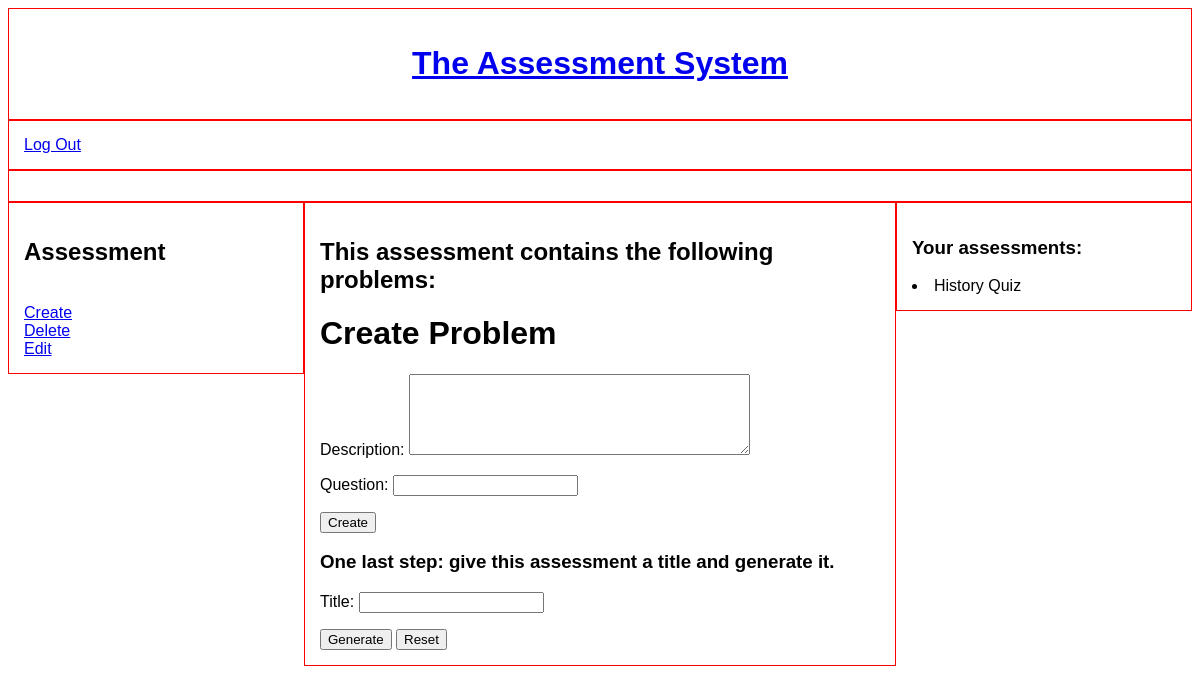
/create-assessment/ (signed in), run on an earlier commit of the app's database.
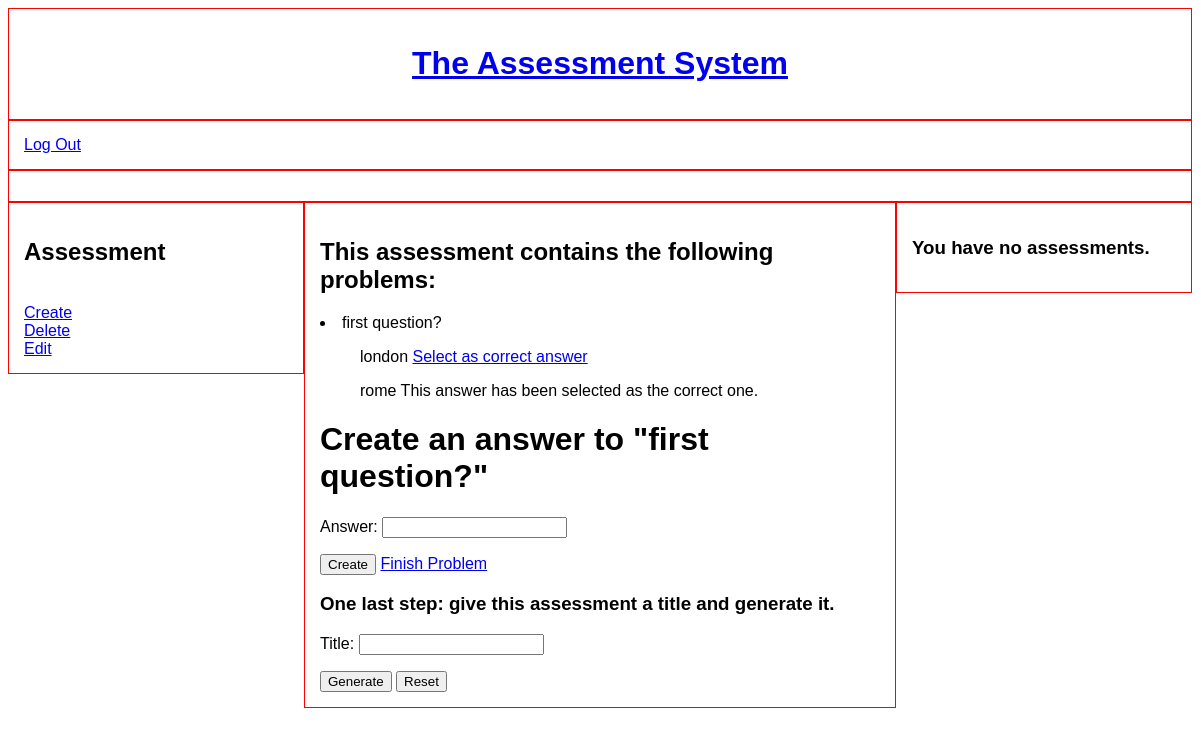
And on a later commit of the database.
### assessment/models.py (models this page shows)
class Assessment(models.Model):
    creator = models.ForeignKey(settings.AUTH_USER_MODEL, on_delete=models.CASCADE, editable=False)
    title = models.CharField(max_length=100, blank=True)
    def __str__(self):
        return f'{self.title}'

class Problem(models.Model):
    creator = models.ForeignKey(settings.AUTH_USER_MODEL, on_delete=models.CASCADE, editable=False)
    assessment = models.ForeignKey(Assessment, on_delete=models.CASCADE)
    description = models.TextField(blank=True)
    question = models.CharField(max_length=255, blank=False)
    is_finished = models.BooleanField(default=False)
    def __str__(self):
        return self.question

class Answer(models.Model):
    creator = models.ForeignKey(settings.AUTH_USER_MODEL, on_delete=models.CASCADE, editable=False)
    answer = models.CharField(max_length=255)
    question = models.ForeignKey(Problem, on_delete=models.CASCADE)
    is_correct_answer = models.BooleanField(default=False)
    def __str__(self):
        return self.answer

### assessment/views.py (the view, shortened to what this page needs)
# urls.py: path('create-assessment/', views.create_assessment, name='create-assessment'),
def create_assessment(request):
    user_id = request.user.id
    current_user = User.objects.get(id=user_id)
    create_problem_form = CreateProblemForm()
    create_assessment_form = CreateAssessmentForm()
    create_answer_form = CreateAnswerForm()
    first_access_temporary_assessment = Assessment.objects.filter(title='')
    if not first_access_temporary_assessment:
        temporary_assessment = Assessment.objects.create(
            creator=current_user
        )
        temporary_assessment.save()
        Problem.objects.all().delete()
    temporary_assessment = Assessment.objects.get(title='')
    assessment_problems = Problem.objects.filter(creator=current_user, assessment=temporary_assessment)
    problem_to_be_answered = assessment_problems.exclude(is_finished=True).last()
    print(problem_to_be_answered)
    problem_finished = None
    problem_answers = None
    if assessment_problems and not problem_to_be_answered:
        problem_to_be_answered = None
    elif assessment_problems and problem_to_be_answered:
        problem_to_be_answered = assessment_problems.last()
    problems_and_answers = {}
    for problem in assessment_problems:
        problem_answers_list = []
        problem_answers_queryset = Answer.objects.filter(creator=current_user, question=problem)
        for problem_answer_object in problem_answers_queryset:
            problem_answers_list.append(problem_answer_object)
        problems_and_answers.update({problem: problem_answers_list})
    if request.method == 'POST' and 'reset-assessment' in request.POST:
        Problem.objects.filter(assessment=temporary_assessment).delete()
    if request.method == 'POST' and \
            temporary_assessment.title == '' and \
            'create-assessment' in request.POST:
        create_assessment_form = CreateAssessmentForm()
        messages.error(request, 'You have to give your assessment a title before generating it.')
    assessment_problems = Problem.objects.filter(creator=current_user, assessment=temporary_assessment)
    user_assessments = Assessment.objects.filter(creator=current_user).exclude(title='')
    template_name = 'create_assessment.html'
    context = {
        'create_assessment_form': create_assessment_form,
        'create_problem_form': create_problem_form,
        'create_answer_form': create_answer_form,
        'assessment_problems': assessment_problems,
        'user_assessments': user_assessments,
        'problem_answers': problem_answers,
        'problem_to_be_answered': problem_to_be_answered,
        'problems_and_answers': problems_and_answers,
    }
    return render(request, template_name, context)

### assessment/forms.py
class CreateAssessmentForm(ModelForm):
    class Meta:
        model = Assessment
        fields = [
            'title'
        ]

class CreateProblemForm(ModelForm):
    class Meta:
        model = Problem
        fields = [
            'description',
            'question'
        ]
        widgets = {
            'description': forms.Textarea(attrs={'rows': 5})
        }

### assessment/templates/assessment/create_assessment.html (shortened to what this page needs)
{% extends 'home.html' %}
{% block main-content-teacher %}
<h2>This assessment contains the following problems:</h2>
{% for problem, answers in problems_and_answers.items %}
<li>{{ problem }}</li>
{% for answer in answers %}
<ul>
    {{ answer }}
    {% if answer.is_correct_answer == True %}
    This answer has been selected as the correct one.
    {% else %}
    <a href="{% url 'set-correct-answer' answer.id %}">Select as correct answer</a>
    {% endif %}
</ul>
{% endfor %}
{% endfor %}
{% if problem_to_be_answered == None %}
<h1>Create Problem</h1>
<form action="{% url 'create-assessment' %}" method="post">
    {{ create_problem_form.as_p }}
    <input type="submit" value="Create" name="create-problem">
</form>
{% else %}
<h1>Create an answer to "{{ problem_to_be_answered }}"</h1>
<form action="{% url 'create-assessment' %}" method="post">
    {{ create_answer_form.as_p }}
    <input type="submit" value="Create" name="create-answer">
    <a href="{% url 'finish-problem' problem_id=problem_to_be_answered.id  from_view='create-assessment' %}">Finish Problem</a>
</form>
{% endif %}
<h3>One last step: give this assessment a title and generate it.</h3>
<form action="{% url 'create-assessment' %}" method="post">
    {{ create_assessment_form.as_p }}
    <input type="submit" value="Generate" name="create-assessment">
    <input type="submit" value="Reset" name="reset-assessment">
</form>
{% endblock %}

### core/templates/core/home.html (shortened to what this page needs)
{% extends 'base.html' %}
{% block content %}
<div class="col-12" id="logo">
    <h1><a href="{% url 'home' %}">The Assessment System</a></h1>
</div>
<div class="col-12" id="navbar">
    {% if not user.is_authenticated %}
    <a href="{% url 'login' %}">Log In</a>
    <a href="{% url 'signup' %}">Sign Up</a>
    {% else %}
    <a href="{% url 'logout' %}">Log Out</a>
    {% endif %}
</div>
<div class="col-12" id="messages">
</div>
{% if user.role == 'Teacher' %}
<div class="col-3" id="left-side-teacher">
    <h2>Assessment</h2>
    <br><a href="{% url 'create-assessment' %}" name="create-assessment">Create</a>
    <br><a href="{% url 'delete-assessment' %}" name="delete-assessment">Delete</a>
    <br><a href="{% url 'edit-assessment' %}" name="edit-assessment">Edit</a>
</div>
<div class="col-6" id="main-content-teacher">
    {% block main-content-teacher %}
    {% endblock %}
</div>
<div class="col-3" id="right-side-teacher">
    {% if user_assessments %}
    <h3>Your assessments:</h3>
    {% for assessment in user_assessments %}
    <li>{{ assessment }}</li>
    {% endfor %}
    {% else %}
    <h3>You have no assessments.</h3>
    {% endif %}
</div>
{% elif user.role == 'Student' %}
student
{% endif %}
{% endblock %}

### assessmentsystem/templates/assessmentsystem/base.html (shortened to what this page needs)
<!DOCTYPE html>
{% load static %}
<html lang="en">
<head>
    <link rel="stylesheet" type="text/css" href="{% static 'assessmentsystem/css/style.css' %}">
</head>
<body>
{% block content %}{% endblock %}
</body>
</html>

### assessmentsystem/static/assessmentsystem/css/style.css (style rules this page uses)
* { box-sizing: border-box; }
[class*="col-"] { float: left; padding: 15px; border: 1px solid red; }
.col-3 { width: 25%; }
.col-6 { width: 50%; }
.col-12 { width: 100%; }
body { font-family: sans-serif; }
#logo { text-align: center; }

What changed in the data, as far as the page shows it:
removed Assessment: title "History Quiz"
added Problem: question "first question?"
added Answer: answer "london", is_correct_answer "Select as correct answer"
added Answer: answer "rome", shows "This answer has been selected as the correct one."
Also different on the page:
form field create-answer: (not shown) → "Create"
form field create-problem: "Create" → (not shown)
text no longer shown: "Create Problem Description: Question: Your assessments:"
text now shown: "Create an answer to \" \" Answer: Finish Problem You have no assessments."
